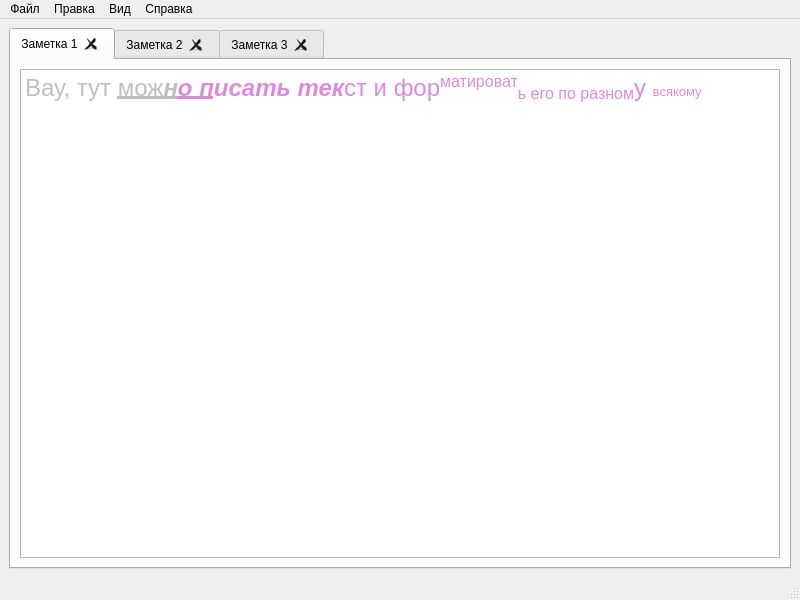
<?xml version="1.0" encoding="UTF-8"?>
<ui version="4.0">
 <class>MainWindow</class>
 <widget class="QMainWindow" name="MainWindow">
  <property name="geometry">
   <rect>
    <x>0</x>
    <y>0</y>
    <width>800</width>
    <height>600</height>
   </rect>
  </property>
  <property name="windowTitle">
   <string>MainWindow</string>
  </property>
  <widget class="QWidget" name="centralwidget">
   <layout class="QHBoxLayout" name="horizontalLayout">
    <item>
     <widget class="QTabWidget" name="tabWidget">
      <property name="currentIndex">
       <number>0</number>
      </property>
      <property name="tabsClosable">
       <bool>true</bool>
      </property>
      <widget class="QWidget" name="tab">
       <attribute name="title">
        <string>Заметка 1</string>
       </attribute>
       <layout class="QGridLayout" name="gridLayout">
        <item row="0" column="0">
         <widget class="QTextEdit" name="textEdit_3">
          <property name="html">
           <string>&lt;!DOCTYPE HTML PUBLIC &quot;-//W3C//DTD HTML 4.0//EN&quot; &quot;http://www.w3.org/TR/REC-html40/strict.dtd&quot;&gt;
&lt;html&gt;&lt;head&gt;&lt;meta name=&quot;qrichtext&quot; content=&quot;1&quot; /&gt;&lt;meta charset=&quot;utf-8&quot; /&gt;&lt;style type=&quot;text/css&quot;&gt;
p, li { white-space: pre-wrap; }
hr { height: 1px; border-width: 0; }
li.unchecked::marker { content: &quot;\2610&quot;; }
li.checked::marker { content: &quot;\2612&quot;; }
&lt;/style&gt;&lt;/head&gt;&lt;body style=&quot; font-family:'Ubuntu'; font-size:10pt; font-weight:400; font-style:normal;&quot;&gt;
&lt;p style=&quot; margin-top:0px; margin-bottom:0px; margin-left:0px; margin-right:0px; -qt-block-indent:0; text-indent:0px;&quot;&gt;&lt;span style=&quot; font-size:18pt; color:#c0bfbc;&quot;&gt;Вау, тут &lt;/span&gt;&lt;span style=&quot; font-size:18pt; text-decoration: underline; color:#c0bfbc;&quot;&gt;мож&lt;/span&gt;&lt;span style=&quot; font-size:18pt; font-weight:700; font-style:italic; text-decoration: underline; color:#c0bfbc;&quot;&gt;н&lt;/span&gt;&lt;span style=&quot; font-size:18pt; font-weight:700; font-style:italic; text-decoration: underline; color:#dc8add;&quot;&gt;о п&lt;/span&gt;&lt;span style=&quot; font-size:18pt; font-weight:700; font-style:italic; color:#dc8add;&quot;&gt;исать тек&lt;/span&gt;&lt;span style=&quot; font-size:18pt; color:#dc8add;&quot;&gt;ст и фор&lt;/span&gt;&lt;span style=&quot; font-size:18pt; color:#dc8add; vertical-align:super;&quot;&gt;матироват&lt;/span&gt;&lt;span style=&quot; font-size:18pt; color:#dc8add; vertical-align:sub;&quot;&gt;ь его по разном&lt;/span&gt;&lt;span style=&quot; font-size:18pt; color:#dc8add;&quot;&gt;у &lt;/span&gt;&lt;span style=&quot; color:#dc8add;&quot;&gt;всякому&lt;/span&gt;&lt;/p&gt;&lt;/body&gt;&lt;/html&gt;</string>
          </property>
         </widget>
        </item>
       </layout>
      </widget>
      <widget class="QWidget" name="tab_2">
       <attribute name="title">
        <string>Заметка 2</string>
       </attribute>
       <layout class="QGridLayout" name="gridLayout_2">
        <item row="0" column="0">
         <widget class="QTextEdit" name="textEdit_2"/>
        </item>
       </layout>
      </widget>
      <widget class="QWidget" name="tab_3">
       <attribute name="title">
        <string>Заметка 3</string>
       </attribute>
       <layout class="QGridLayout" name="gridLayout_3">
        <item row="0" column="0">
         <widget class="QTextEdit" name="textEdit">
          <property name="markdown">
           <string notr="true">## Wow!

- stuff
- things
</string>
          </property>
          <property name="html">
           <string>&lt;!DOCTYPE HTML PUBLIC &quot;-//W3C//DTD HTML 4.0//EN&quot; &quot;http://www.w3.org/TR/REC-html40/strict.dtd&quot;&gt;
&lt;html&gt;&lt;head&gt;&lt;meta name=&quot;qrichtext&quot; content=&quot;1&quot; /&gt;&lt;meta charset=&quot;utf-8&quot; /&gt;&lt;style type=&quot;text/css&quot;&gt;
p, li { white-space: pre-wrap; }
hr { height: 1px; border-width: 0; }
li.unchecked::marker { content: &quot;\2610&quot;; }
li.checked::marker { content: &quot;\2612&quot;; }
&lt;/style&gt;&lt;/head&gt;&lt;body style=&quot; font-family:'Ubuntu'; font-size:10pt; font-weight:400; font-style:normal;&quot;&gt;
&lt;h2 style=&quot; margin-top:0px; margin-bottom:0px; margin-left:0px; margin-right:0px; -qt-block-indent:0; text-indent:0px;&quot;&gt;&lt;span style=&quot; font-size:x-large; font-weight:700;&quot;&gt;Wow!&lt;/span&gt;&lt;/h2&gt;
&lt;ul style=&quot;margin-top: 0px; margin-bottom: 0px; margin-left: 0px; margin-right: 0px; -qt-list-indent: 1;&quot;&gt;
&lt;li style=&quot; margin-top:6px; margin-bottom:6px; margin-left:0px; margin-right:0px; -qt-block-indent:0; text-indent:0px;&quot;&gt;stuff&lt;/li&gt;
&lt;li style=&quot; margin-top:6px; margin-bottom:6px; margin-left:0px; margin-right:0px; -qt-block-indent:0; text-indent:0px;&quot;&gt;things&lt;/li&gt;&lt;/ul&gt;&lt;/body&gt;&lt;/html&gt;</string>
          </property>
          <property name="acceptRichText">
           <bool>true</bool>
          </property>
         </widget>
        </item>
       </layout>
      </widget>
     </widget>
    </item>
   </layout>
  </widget>
  <widget class="QMenuBar" name="menubar">
   <property name="geometry">
    <rect>
     <x>0</x>
     <y>0</y>
     <width>800</width>
     <height>20</height>
    </rect>
   </property>
   <widget class="QMenu" name="menu_file">
    <property name="title">
     <string>Файл</string>
    </property>
    <widget class="QMenu" name="menu_recent">
     <property name="title">
      <string>Недавние</string>
     </property>
     <addaction name="actionC_Users_Whatever_blah_db_sqlite3"/>
     <addaction name="actiongoogle_drive_user_gmail_com"/>
     <addaction name="action_home_user_downloads_database_db"/>
    </widget>
    <addaction name="menu_create_note"/>
    <addaction name="menu_create_database"/>
    <addaction name="menu_open_database"/>
    <addaction name="separator"/>
    <addaction name="menu_import_note"/>
    <addaction name="menu_export_note"/>
    <addaction name="separator"/>
    <addaction name="menu_save"/>
    <addaction name="menu_save_as"/>
    <addaction name="separator"/>
    <addaction name="menu_recent"/>
    <addaction name="separator"/>
    <addaction name="menu_close"/>
    <addaction name="menu_exit"/>
   </widget>
   <widget class="QMenu" name="menu_edit">
    <property name="title">
     <string>Правка</string>
    </property>
    <addaction name="menu_cancel"/>
    <addaction name="many_retry"/>
    <addaction name="menu_copy"/>
    <addaction name="menu_cut"/>
    <addaction name="menu_paste"/>
    <addaction name="menu_select_all"/>
    <addaction name="separator"/>
    <addaction name="menu_settings"/>
   </widget>
   <widget class="QMenu" name="menu_about">
    <property name="title">
     <string>Справка</string>
    </property>
    <addaction name="action_30"/>
   </widget>
   <widget class="QMenu" name="menu_view">
    <property name="title">
     <string>Вид</string>
    </property>
    <addaction name="menu_menu"/>
    <addaction name="menu_notes_list"/>
    <addaction name="separator"/>
    <addaction name="menu_fullscreen"/>
    <addaction name="separator"/>
    <addaction name="menu_increase_text"/>
    <addaction name="menu_decrease_text"/>
   </widget>
   <addaction name="menu_file"/>
   <addaction name="menu_edit"/>
   <addaction name="menu_view"/>
   <addaction name="menu_about"/>
  </widget>
  <widget class="QStatusBar" name="statusbar"/>
  <action name="menu_open_database">
   <property name="text">
    <string>Открыть базу данных</string>
   </property>
  </action>
  <action name="menu_create_database">
   <property name="text">
    <string>Создать базу данных</string>
   </property>
  </action>
  <action name="menu_save">
   <property name="text">
    <string>Сохранить</string>
   </property>
  </action>
  <action name="menu_save_as">
   <property name="text">
    <string>Сохранить как</string>
   </property>
  </action>
  <action name="menu_close">
   <property name="text">
    <string>Закрыть</string>
   </property>
  </action>
  <action name="menu_exit">
   <property name="text">
    <string>Выйти</string>
   </property>
  </action>
  <action name="actionC_Users_Whatever_blah_db_sqlite3">
   <property name="text">
    <string>C:\Users\Whatever\blah\db.sqlite3</string>
   </property>
  </action>
  <action name="actiongoogle_drive_user_gmail_com">
   <property name="text">
    <string>google-drive://user@gmail.com/backup.db</string>
   </property>
  </action>
  <action name="action_home_user_downloads_database_db">
   <property name="text">
    <string>/home/user/downloads/database.db</string>
   </property>
  </action>
  <action name="menu_create_note">
   <property name="text">
    <string>Создать заметку</string>
   </property>
  </action>
  <action name="menu_export_note">
   <property name="text">
    <string>Экспортировать заметку</string>
   </property>
  </action>
  <action name="menu_import_note">
   <property name="text">
    <string>Импортировать заметку</string>
   </property>
  </action>
  <action name="menu_cancel">
   <property name="text">
    <string>Отменить</string>
   </property>
  </action>
  <action name="many_retry">
   <property name="text">
    <string>Повторить</string>
   </property>
  </action>
  <action name="menu_copy">
   <property name="text">
    <string>Копировать</string>
   </property>
  </action>
  <action name="menu_cut">
   <property name="text">
    <string>Вырезать</string>
   </property>
  </action>
  <action name="menu_paste">
   <property name="text">
    <string>Вставить</string>
   </property>
  </action>
  <action name="menu_select_all">
   <property name="text">
    <string>Выделить всё</string>
   </property>
  </action>
  <action name="menu_settings">
   <property name="text">
    <string>Настройки</string>
   </property>
  </action>
  <action name="menu_menu">
   <property name="checkable">
    <bool>true</bool>
   </property>
   <property name="text">
    <string>Строка меню</string>
   </property>
  </action>
  <action name="menu_fullscreen">
   <property name="checkable">
    <bool>true</bool>
   </property>
   <property name="text">
    <string>На весь экран</string>
   </property>
  </action>
  <action name="menu_increase_text">
   <property name="checkable">
    <bool>false</bool>
   </property>
   <property name="text">
    <string>Увеличить текст</string>
   </property>
  </action>
  <action name="menu_decrease_text">
   <property name="checkable">
    <bool>false</bool>
   </property>
   <property name="text">
    <string>Уменьшить текст</string>
   </property>
  </action>
  <action name="menu_notes_list">
   <property name="checkable">
    <bool>true</bool>
   </property>
   <property name="text">
    <string>Список заметок</string>
   </property>
  </action>
  <action name="action_30">
   <property name="text">
    <string>О программе</string>
   </property>
  </action>
 </widget>
 <resources/>
 <connections/>
</ui>
